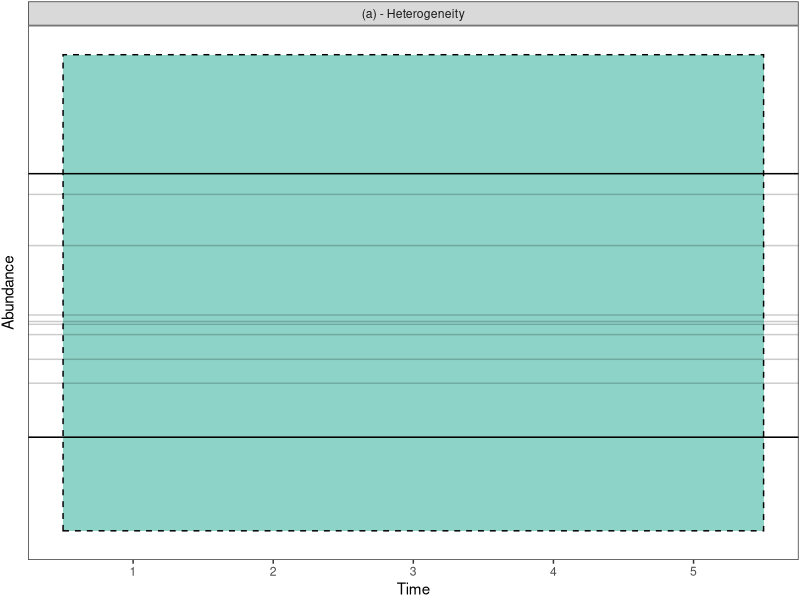
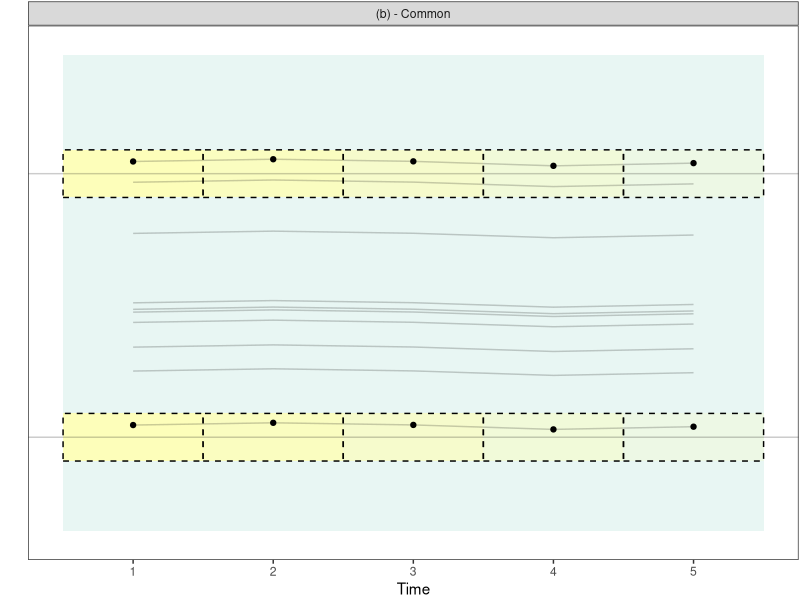
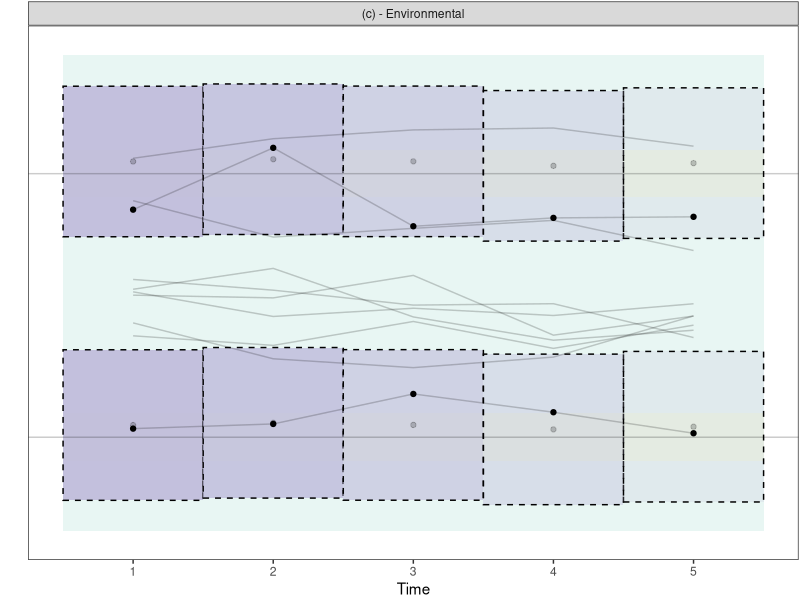
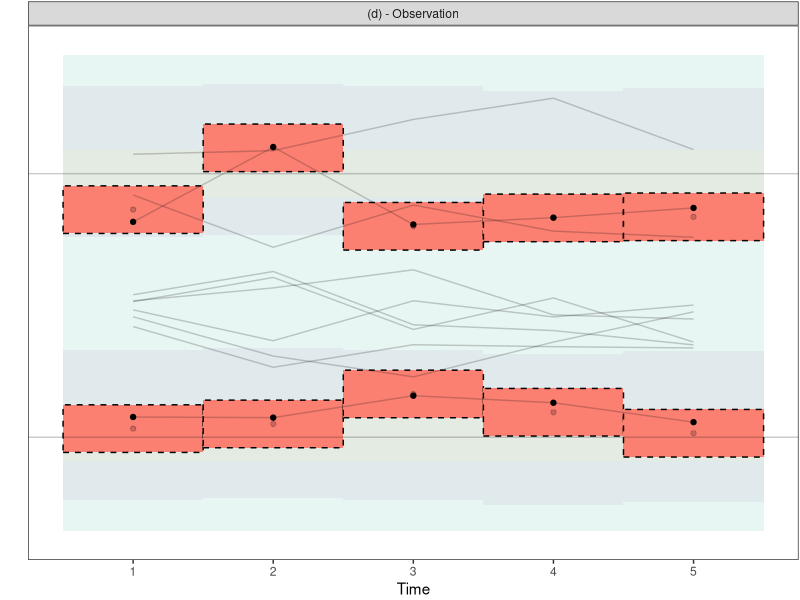

Reproduce these figures in R, in order.
# Required packages
library(tidyverse)
library(mvtnorm)

# Set seed for consistency in order to highlight different species
set.seed(19)

# First we simulate among species variation, by drawing one mean value
# for each species
beta0 <- 2
sh2 <- 1
h_i <- rnorm(10, beta0, sqrt(sh2))

# Data used in the first subfigure
fig_data_1 <- tibble(species = as.factor(1:10),
                     h_i = h_i)

# Second we simulate among year variation, drawing one value for each year,
# with a correlation among years
sc2 <- 0.01
# Not the most efficient way to crease a correlation matrix, but it works.
mat <- diag(5)
tmp <- c()
for (i in 1:4){
  tmp <- c(tmp, c(i:1))}
mat[upper.tri(mat)] <- exp(-0.2 * tmp)
tmp <- c()
for (i in 4:1){
  tmp <- c(tmp, c(1:i))}
mat[lower.tri(mat)] <- exp(-0.2 * tmp)

c_t <- rmvnorm(1, mean = rep(0, 5), sigma = sc2 * mat)

# Data used in the second subfigure
fig_data_2 <- tibble(species = rep(as.factor(1:10), 5),
                     h_i = rep(h_i, 5),
                     time = rep(1:5, each = 10),
                     c_t = rep(c_t, each = 10))

# Third, within species variation, one value for each species and each year,
# correlated among years within each species.
ss2 <- 0.1
mat <- diag(5)
tmp <- c()
for (i in 1:4){
  tmp <- c(tmp, c(i:1))}
mat[upper.tri(mat)] <- exp(-0.2 * tmp)
tmp <- c()
for (i in 4:1){
  tmp <- c(tmp, c(1:i))}
mat[lower.tri(mat)] <- exp(-0.2 * tmp)

s_it <- rmvnorm(10, mean = rep(0, 5), sigma = ss2 * mat)

# Data used in the third subfigure
fig_data_3 <- tibble(species = rep(as.factor(1:10), 5),
                     h_i = rep(h_i, 5),
                     time = rep(1:5, each = 10),
                     c_t = rep(c_t, each = 10),
                     s_it = c(s_it))

# Fourth, observation level random noise, independent values for each species
# and year
so2 <- 0.01
s_ijt <- rnorm(10 * 5, mean = 0, sd = sqrt(so2))

# Data used in the fourth subfigure
fig_data_4 <- tibble(species = rep(as.factor(1:10), 5),
                     h_i = rep(h_i, 5),
                     time = rep(1:5, each = 10),
                     c_t = rep(c_t, each = 10),
                     s_it = c(s_it),
                     s_ijt = s_ijt)

# Join subfigure data
fig_data <- bind_rows(add_column(fig_data_1, case = "(a) - Heterogeneity"),
                      add_column(fig_data_2, case = "(b) - Common"),
                      add_column(fig_data_3, case = "(c) - Environmental"),
                      add_column(fig_data_4, case = "(d) - Observation")) %>% 
  mutate(case = factor(case, levels = c("(a) - Heterogeneity",
                                        "(b) - Common",
                                        "(c) - Environmental",
                                        "(d) - Observation")))

p_dyn_a <- fig_data %>% 
  # Select appropriate data
  filter(case == "(a) - Heterogeneity") %>% 
  ggplot(aes()) +
  # Illustrate a 95% probability interval around the mean value
  geom_rect(data = tibble(xmin = c(0.5),
                          xmax = c(5.5),
                          ymin = rep(beta0 - 1.96 * sqrt(sh2), 1),
                          ymax = rep(beta0 + 1.96 * sqrt(sh2), 1),
                          case = "(a) - Heterogeneity"),
            aes(xmin = xmin, xmax = xmax, ymin = ymin, ymax = ymax),
            fill = "#8dd3c7",
            linetype = 2, colour = "black") +
  # Sample values of mean log carrying capacity
  geom_hline(data = filter(fig_data,
                           case == "(a) - Heterogeneity"),
             aes(yintercept = h_i, group = species), alpha = 0.2) +
  # Highlight two species
  geom_hline(data = filter(fig_data,
                           species %in% c("1", "5"),
                           case == "(a) - Heterogeneity"),
             aes(yintercept = h_i, group = species)) +
  coord_cartesian(xlim = c(0.5, 5.5), ylim = c(0, 4)) +
  scale_y_continuous(labels = rep("", 5)) +
  labs(x = "Time", y = "Abundance") +
  theme_bw() +
  theme(panel.grid.major = element_blank(),
        panel.grid.minor = element_blank(),
        axis.ticks.y = element_blank(),# ) +
        plot.margin = margin(t = 1, r = 1, b = 1, l = 1, unit = "pt")) +
  facet_wrap(~ case, nrow = 1)

p_dyn_b <- fig_data %>% 
  # Select appropriate data
  filter(case == "(b) - Common") %>% 
  ggplot(aes()) +
  # The previous probability interval in the background
  geom_rect(data = tibble(xmin = c(0.5),
                          xmax = c(5.5),
                          ymin = rep(beta0 - 1.96 * sqrt(sh2), 1),
                          ymax = rep(beta0 + 1.96 * sqrt(sh2), 1),
                          case = "(b) - Common"),
            aes(xmin = xmin, xmax = xmax, ymin = ymin, ymax = ymax),
            fill = "#8dd3c7",
            alpha = 0.2) +
  # Add probability interval around the mean value of the two highlighted
  # species the first year
  geom_rect(data = tibble(xmin = rep(c(0.5) + c(0:4), each = 10),
                          xmax = rep(c(1.5) + c(0:4), each = 10),
                          ymin = rep(h_i - 1.96 * sqrt(sc2), 5),
                          ymax = rep(h_i + 1.96 * sqrt(sc2), 5),
                          case = rep("(b) - Common",
                                     50))[c(seq(1, 41, by = 10)[1],
                                            seq(5, 45, by = 10)[1]), ],
            aes(xmin = xmin, xmax = xmax, ymin = ymin, ymax = ymax),
            fill = "#ffffb3",
            linetype = 2, colour = "black", alpha = 0.9) +
  # Add probability interval around the mean value of the two highlighted
  # species the second year with lighter shade
  geom_rect(data = tibble(xmin = rep(c(0.5) + c(0:4), each = 10),
                          xmax = rep(c(1.5) + c(0:4), each = 10),
                          ymin = rep(h_i - 1.96 * sqrt(sc2), 5),
                          ymax = rep(h_i + 1.96 * sqrt(sc2), 5),
                          case = rep("(b) - Common",
                                     50))[c(seq(1, 41, by = 10)[2],
                                            seq(5, 45, by = 10)[2]), ],
            aes(xmin = xmin, xmax = xmax, ymin = ymin, ymax = ymax),
            fill = "#ffffb3",
            linetype = 2, colour = "black", alpha = 0.8) +
  # Add probability interval around the mean value of the two highlighted
  # species the third year with lighter shade
  geom_rect(data = tibble(xmin = rep(c(0.5) + c(0:4), each = 10),
                          xmax = rep(c(1.5) + c(0:4), each = 10),
                          ymin = rep(h_i - 1.96 * sqrt(sc2), 5),
                          ymax = rep(h_i + 1.96 * sqrt(sc2), 5),
                          case = rep("(b) - Common",
                                     50))[c(seq(1, 41, by = 10)[3],
                                            seq(5, 45, by = 10)[3]), ],
            aes(xmin = xmin, xmax = xmax, ymin = ymin, ymax = ymax),
            fill = "#ffffb3",
            linetype = 2, colour = "black", alpha = 0.6) +
  # Add probability interval around the mean value of the two highlighted
  # species the fourth year with lighter shade
  geom_rect(data = tibble(xmin = rep(c(0.5) + c(0:4), each = 10),
                          xmax = rep(c(1.5) + c(0:4), each = 10),
                          ymin = rep(h_i - 1.96 * sqrt(sc2), 5),
                          ymax = rep(h_i + 1.96 * sqrt(sc2), 5),
                          case = rep("(b) - Common",
                                     50))[c(seq(1, 41, by = 10)[4],
                                            seq(5, 45, by = 10)[4]), ],
            aes(xmin = xmin, xmax = xmax, ymin = ymin, ymax = ymax),
            fill = "#ffffb3",
            linetype = 2, colour = "black", alpha = 0.4) +
  # Add probability interval around the mean value of the two highlighted
  # species the fifth year with lighter shade
  geom_rect(data = tibble(xmin = rep(c(0.5) + c(0:4), each = 10),
                          xmax = rep(c(1.5) + c(0:4), each = 10),
                          ymin = rep(h_i - 1.96 * sqrt(sc2), 5),
                          ymax = rep(h_i + 1.96 * sqrt(sc2), 5),
                          case = rep("(b) - Common",
                                     50))[c(seq(1, 41, by = 10)[5],
                                            seq(5, 45, by = 10)[5]), ],
            aes(xmin = xmin, xmax = xmax, ymin = ymin, ymax = ymax),
            fill = "#ffffb3",
            linetype = 2, colour = "black", alpha = 0.2) +
  # Highlight two species (from subfigure a)
  geom_hline(data = filter(fig_data, species %in% c("1", "5"),
                           case == "(b) - Common"),
             aes(yintercept = h_i, group = species), alpha = 0.2) +
  # Highlight each species dynamics
  geom_line(data = filter(fig_data,
                          case == "(b) - Common"),
            aes(x = time, y = h_i + c_t, group = species), alpha = 0.2) +
  # Highlight two species (point)
  geom_point(data = filter(fig_data, species %in% c("1", "5"),
                           case == "(b) - Common"),
             aes(x = time, y = h_i + c_t)) +
  coord_cartesian(xlim = c(0.5, 5.5), ylim = c(0, 4)) +
  scale_y_continuous(labels = rep("", 5)) +
  labs(x = "Time", y = "") +
  theme_bw() +
  theme(panel.grid.major = element_blank(),
        panel.grid.minor = element_blank(),
        axis.ticks.y = element_blank(),
        plot.margin = margin(t = 1, r = 1, b = 1, l = 1, unit = "pt")) +
  facet_wrap(~ case, nrow = 1)

p_dyn_c <- fig_data %>% 
  # Select appropriate data
  filter(case == "(c) - Environmental") %>% 
  ggplot(aes()) +
  # The previous probability interval in the background
  geom_rect(data = tibble(xmin = c(0.5),
                          xmax = c(5.5),
                          ymin = rep(beta0 - 1.96 * sqrt(sh2), 1),
                          ymax = rep(beta0 + 1.96 * sqrt(sh2), 1),
                          case = rep("(c) - Environmental", 1)),
            aes(xmin = xmin, xmax = xmax, ymin = ymin, ymax = ymax),
            fill = "#8dd3c7", alpha = 0.2) +
  # The previous probability interval in the background
  geom_rect(data = tibble(xmin = rep(c(0.5), 10),
                          xmax = rep(c(5.5), 10),
                          ymin = rep(h_i - 1.96 * sqrt(sc2), 1),
                          ymax = rep(h_i + 1.96 * sqrt(sc2), 1),
                          case = rep("(c) - Environmental", 10))[c(1, 5), ],
            aes(xmin = xmin, xmax = xmax, ymin = ymin, ymax = ymax),
            fill = "#ffffb3", alpha = 0.2) +
  # Add probability interval around the mean value of the two highlighted
  # species the first year
  geom_rect(data = tibble(xmin = rep(0.5 + c(0:4), each = 10),
                          xmax = rep(1.5 + c(0:4), each = 10),
                          ymin = rep(filter(fig_data,
                                            case == "(c) - Environmental")$h_i +
                                       filter(fig_data,
                                              case == "(c) - Environmental")$c_t -
                                       1.96 * sqrt(ss2), 1),
                          ymax = rep(filter(fig_data,
                                            case == "(c) - Environmental")$h_i +
                                       filter(fig_data,
                                              case == "(c) - Environmental")$c_t +
                                       1.96 * sqrt(ss2), 1),
                          case = rep("(c) - Environmental",
                                     50))[c(seq(1, 41, by = 10)[1],
                                            seq(5, 45, by = 10)[1]), ],
            aes(xmin = xmin, xmax = xmax, ymin = ymin, ymax = ymax),
            fill = "#bebada", linetype = 2, col = "black", alpha = 0.9) +
  # Add probability interval around the mean value of the two highlighted
  # species the second year with lighter shade
  geom_rect(data = tibble(xmin = rep(0.5 + c(0:4), each = 10),
                          xmax = rep(1.5 + c(0:4), each = 10),
                          ymin = rep(filter(fig_data,
                                            case == "(c) - Environmental")$h_i +
                                       filter(fig_data,
                                              case == "(c) - Environmental")$c_t - 
                                       1.96 * sqrt(ss2), 1),
                          ymax = rep(filter(fig_data,
                                            case == "(c) - Environmental")$h_i +
                                       filter(fig_data,
                                              case == "(c) - Environmental")$c_t +
                                       1.96 * sqrt(ss2), 1),
                          case = rep("(c) - Environmental", 
                                     50))[c(seq(1, 41, by = 10)[2],
                                            seq(5, 45, by = 10)[2]), ],
            aes(xmin = xmin, xmax = xmax, ymin = ymin, ymax = ymax),
            fill = "#bebada", linetype = 2, col = "black", alpha = 0.8) +
  # Add probability interval around the mean value of the two highlighted
  # species the third year with lighter shade
  geom_rect(data = tibble(xmin = rep(0.5 + c(0:4), each = 10),
                          xmax = rep(1.5 + c(0:4), each = 10),
                          ymin = rep(filter(fig_data,
                                            case == "(c) - Environmental")$h_i +
                                       filter(fig_data,
                                              case == "(c) - Environmental")$c_t -
                                       1.96 * sqrt(ss2), 1),
                          ymax = rep(filter(fig_data,
                                            case == "(c) - Environmental")$h_i +
                                       filter(fig_data,
                                              case == "(c) - Environmental")$c_t +
                                       1.96 * sqrt(ss2), 1),
                          case = rep("(c) - Environmental",
                                     50))[c(seq(1, 41, by = 10)[3],
                                            seq(5, 45, by = 10)[3]), ],
            aes(xmin = xmin, xmax = xmax, ymin = ymin, ymax = ymax),
            fill = "#bebada", linetype = 2, col = "black", alpha = 0.6) +
  # Add probability interval around the mean value of the two highlighted
  # species the fourth year with lighter shade
  geom_rect(data = tibble(xmin = rep(0.5 + c(0:4), each = 10),
                          xmax = rep(1.5 + c(0:4), each = 10),
                          ymin = rep(filter(fig_data,
                                            case == "(c) - Environmental")$h_i + 
                                       filter(fig_data,
                                              case == "(c) - Environmental")$c_t - 
                                       1.96 * sqrt(ss2), 1),
                          ymax = rep(filter(fig_data,
                                            case == "(c) - Environmental")$h_i +
                                       filter(fig_data,
                                              case == "(c) - Environmental")$c_t +
                                       1.96 * sqrt(ss2), 1),
                          case = rep("(c) - Environmental",
                                     50))[c(seq(1, 41, by = 10)[4], 
                                            seq(5, 45, by = 10)[4]), ],
            aes(xmin = xmin, xmax = xmax, ymin = ymin, ymax = ymax),
            fill = "#bebada", linetype = 2, col = "black", alpha = 0.4) +
  # Add probability interval around the mean value of the two highlighted
  # species the fifth year with lighter shade
  geom_rect(data = tibble(xmin = rep(0.5 + c(0:4), each = 10),
                          xmax = rep(1.5 + c(0:4), each = 10),
                          ymin = rep(filter(fig_data,
                                            case == "(c) - Environmental")$h_i +
                                       filter(fig_data,
                                              case == "(c) - Environmental")$c_t -
                                       1.96 * sqrt(ss2), 1),
                          ymax = rep(filter(fig_data,
                                            case == "(c) - Environmental")$h_i +
                                       filter(fig_data,
                                              case == "(c) - Environmental")$c_t +
                                       1.96 * sqrt(ss2), 1),
                          case = rep("(c) - Environmental",
                                     50))[c(seq(1, 41, by = 10)[5],
                                            seq(5, 45, by = 10)[5]), ],
            aes(xmin = xmin, xmax = xmax, ymin = ymin, ymax = ymax),
            fill = "#bebada", linetype = 2, col = "black", alpha = 0.2) +
  # Highlight two species (from subfigure b)
  geom_hline(data = filter(fig_data, species %in% c("1", "5"),
                           case == "(c) - Environmental"),
             aes(yintercept = h_i, group = species), alpha = 0.2) +
  # Highlight two species (from subfigure b)
  geom_point(data = filter(fig_data, species %in% c("1", "5"),
                           case == "(c) - Environmental"),
             aes(x = time, y = h_i + c_t), alpha = 0.2) +
  # Highlight each species dynamics
  geom_line(data = filter(fig_data,
                          case == "(c) - Environmental"),
            aes(x = time, y = h_i + c_t + s_it, group = species), alpha = 0.2) +
  # Highlight two species (point)
  geom_point(data = filter(fig_data, species %in% c("1", "5"),
                           case == "(c) - Environmental"),
             aes(x = time, y = h_i + c_t + s_it)) +
  coord_cartesian(xlim = c(0.5, 5.5), ylim = c(0, 4)) +
  scale_y_continuous(labels = rep("", 5)) +
  labs(x = "Time", y = "") +
  theme_bw() +
  theme(panel.grid.major = element_blank(),
        panel.grid.minor = element_blank(),
        axis.ticks.y = element_blank(),
        plot.margin = margin(t = 1, r = 1, b = 1, l = 1, unit = "pt")) +
  facet_wrap(~ case, nrow = 1)

p_dyn_d <- fig_data %>% 
  # Select appropriate data
  filter(case == "(d) - Observation") %>% 
  ggplot(aes()) +
  # The previous probability interval in the background
  geom_rect(data = tibble(xmin = c(0.5),
                          xmax = c(5.5),
                          ymin = rep(beta0 - 1.96 * sqrt(sh2), 1),
                          ymax = rep(beta0 + 1.96 * sqrt(sh2), 1),
                          case = "(d) - Observation"),
            aes(xmin = xmin, xmax = xmax, ymin = ymin, ymax = ymax),
            fill = "#8dd3c720", alpha = 0.2) +
  # The previous probability interval in the background
  geom_rect(data = tibble(xmin = rep(c(0.5), 10),
                          xmax = rep(c(5.5), 10),
                          ymin = rep(h_i - 1.96 * sqrt(sc2), 1),
                          ymax = rep(h_i + 1.96 * sqrt(sc2), 1),
                          case = rep("(d) - Observation", 10))[c(1, 5), ],
            aes(xmin = xmin, xmax = xmax, ymin = ymin, ymax = ymax),
            fill = "#ffffb3", alpha = 0.2) +
  # Add probability interval around the mean value of the first highlighted
  # species
  geom_rect(data = tibble(xmin = rep(0.5 + c(0:4), each = 10),
                          xmax = rep(1.5 + c(0:4), each = 10),
                          ymin = rep(filter(fig_data,
                                            case == "(d) - Observation")$h_i +
                                       filter(fig_data,
                                              case == "(d) - Observation")$c_t -
                                       1.96 * sqrt(ss2), 1),
                          ymax = rep(filter(fig_data,
                                            case == "(d) - Observation")$h_i + 
                                       filter(fig_data,
                                              case == "(d) - Observation")$c_t +
                                       1.96 * sqrt(ss2), 1),
                          case = rep("(d) - Observation", 
                                     50))[c(seq(1, 41, by = 10),
                                            seq(5, 45, by = 10)), ],
            aes(xmin = xmin, xmax = xmax, ymin = ymin, ymax = ymax),
            fill = "#bebada",
            alpha = 0.2) +
  # Add probability interval around the mean value of the first highlighted
  # species
  geom_rect(data = tibble(xmin = rep(0.5 + c(0:4), each = 10),
                          xmax = rep(1.5 + c(0:4), each = 10),
                          ymin = rep(filter(fig_data,
                                            case == "(d) - Observation")$h_i +
                                       filter(fig_data,
                                              case == "(d) - Observation")$c_t +
                                       filter(fig_data,
                                              case == "(d) - Observation")$s_it -
                                       1.96 * sqrt(so2), 1),
                          ymax = rep(filter(fig_data,
                                            case == "(d) - Observation")$h_i +
                                       filter(fig_data,
                                              case == "(d) - Observation")$c_t +
                                       filter(fig_data,
                                              case == "(d) - Observation")$s_it +
                                       1.96 * sqrt(so2), 1),
                          case = rep("(d) - Observation",
                                     50))[c(seq(1, 41, by = 10),
                                            seq(5, 45, by = 10)), ],
            aes(xmin = xmin, xmax = xmax, ymin = ymin, ymax = ymax),
            fill = "#fb8072", linetype = 2, col = "black") +
  # Highlight two species (from subfigure c)
  geom_hline(data = filter(fig_data, species %in% c("1", "5"),
                           case == "(d) - Observation"),
             aes(yintercept = h_i, group = species), alpha = 0.2) +
  # Highlight each species dynamics
  geom_line(data = filter(fig_data,
                          case == "(d) - Observation"),
            aes(x = time, y = h_i + c_t + s_it + s_ijt, group = species), alpha = 0.2) +
  # Highlight two species (from subfigure c)
  geom_point(data = filter(fig_data, species %in% c("1", "5"),
                           case == "(d) - Observation"),
             aes(x = time, y = h_i + c_t + s_it), alpha = 0.2) +
  # Highlight two species (point)
  geom_point(data = filter(fig_data, species %in% c("1", "5"),
                           case == "(d) - Observation"),
             aes(x = time, y = h_i + c_t + s_it + s_ijt)) +
  coord_cartesian(xlim = c(0.5, 5.5), ylim = c(0, 4)) +
  scale_y_continuous(labels = rep("", 5)) +
  labs(x = "Time", y = "") +
  theme_bw() +
  theme(panel.grid.major = element_blank(),
        panel.grid.minor = element_blank(),
        axis.ticks.y = element_blank(),
        plot.margin = margin(t = 1, r = 1, b = 1, l = 1, unit = "pt")) +
  facet_wrap(~ case, nrow = 1)

# Clean up
rm(list = c("c_t", "fig_data", "fig_data_1", "fig_data_2", "fig_data_3",
            "fig_data_4", "mat", "s_it", "beta0", "h_i", "i", "s_ijt",
            "sc2", "sh2", "so2", "ss2", "tmp"))